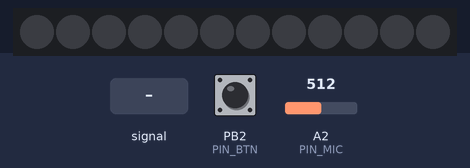
The program below on a simulated ATtiny85, built with avr-gcc and run on an emulated ATtiny85. On the bench: 12 RGB LEDs in strip order, left to right. Inputs (shaded band) come from the test bench; at power-on: A2 (PIN_MIC) = 512, PB2 (PIN_BTN) HIGH. Dim RGB values are drawn brighter than linear; EEPROM starts erased.

Above: at 2.2 s.
2.3 s: A2 (PIN_MIC) fed a 200 Hz sine of ±255 counts around its level
At 2.91 s:
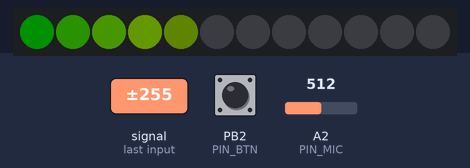
4.5 s: A2 (PIN_MIC) set to 900
At 5.8 s:
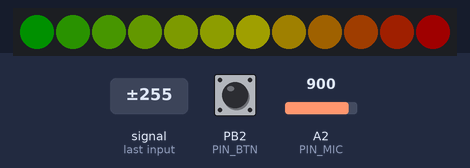
6.1 s: PB2 (PIN_BTN) pulled LOW for 0.15 s
At 6.25 s:
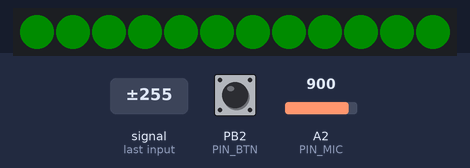
9.2 s: A2 (PIN_MIC) set to 716
At 10.5 s:
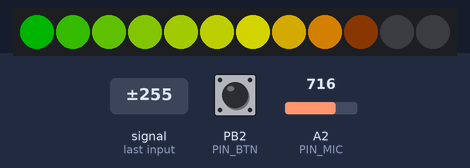
11.3 s: PB2 (PIN_BTN) pulled LOW for 1 s
At 12.5 s:
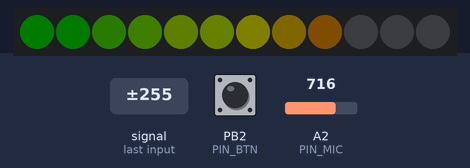
15.3 s: A2 (PIN_MIC) fed a 1000 Hz sine of ±255 counts around its level
At 16.38 s:
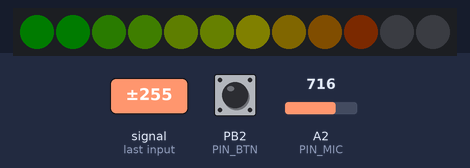
Timing chart, 0 to 17.8 s (numbered marks = the images above; inputs shaded):
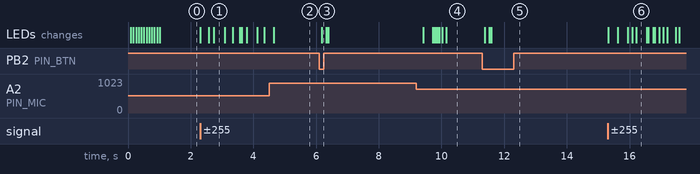

The program:

main.cpp
```cpp
// buildin
#include <Arduino.h>

// third-party

// private, local
#include "volumeter.h"
#include "debouncer.h"

/*------------Notes-----------*\
Credits: Modisch Fabrications


\*----------------------------*/

// --- statics, constants & defines

#ifdef ARDUINO_AVR_NANO
#pragma message "Enabling Serial for Debug Prints"
const bool USE_SERIAL = true;

const uint8_t N_LEDS = 6;
const uint8_t PIN_LEDS = 4;

#else
const bool USE_SERIAL = false;

const uint8_t N_LEDS = 12;
const uint8_t PIN_LEDS = 1;
#endif

const uint8_t PIN_BTN = 2;
const uint8_t PIN_MIC = A2;

const uint16_t DELAY_TO_SAVE_MS = (5 * 1000);
const uint32_t MAX_MILLIAMPS = 500;

// lower loop time reduces coupling but increases flickering
// use a bigger capacitor if possible
const uint8_t LOOPTIME_MS = 20;
const float AVG_FACTOR = 0.90f;

const float ADJUSTMENT_FACTOR = 1.9f;

Volumeter<PIN_LEDS, N_LEDS> volumeter(DELAY_TO_SAVE_MS, MAX_MILLIAMPS);

Debouncer debouncer;

// --- functions

uint16_t waveform_to_amplitude(uint16_t raw_waveform)
{
  /*
    MAX4466 has VCC/2 base level and rail-to-rail output
    Input: 512 +/- 512
    Output: 0..512

     5V   |    -----
          |   /     \
    2.5V  | --       -
          |           \
    0V    |            ----
          ___________________
  */

  // 17 - 127 = -110 -> 110/255 = 0.43

  return abs((int16_t)raw_waveform - 512);
}

/**
 * This is a simple and efficient trick to keep a rolling average.
 * Keep in mind that this is coupled to the execution time, make sure
 * to keep it predictable.
 * Smaller factors will lead to faster changes, normalize with time.
 *
 * */
uint8_t simple_avg(uint8_t new_value, float factor)
{
  static uint16_t last_value = 0;

  // rescale input to higher precision
  uint16_t scaled_new = (new_value << 8);

  // use uint16_t internally to keep high precision for small deltas
  uint16_t current_value = (last_value * factor) + ((1 - factor) * scaled_new);
  last_value = current_value;

  // scale back to lower precision
  return (current_value >> 8);
}

// --------------

void setup()
{
  // init hardware

  pinMode(PIN_BTN, INPUT_PULLUP);
  pinMode(PIN_MIC, INPUT_PULLUP);

  // init subcomponents

  if (USE_SERIAL)
  {
    Serial.begin(115200);
  }

  // all done
  volumeter.startup();
}

void loop()
{
  bool reading = (digitalRead(PIN_BTN) == LOW); // inverted (pullup)
  if (debouncer.read(reading) == Debouncer::STATE::ST_RISING)
  {
    volumeter.next_mode();
  }

  // you could increase speed *a lot* by triggering ADC-read via a HW-timer
  // or manually at the start of each loop after reading it's buffer
  // but being async will make unwanted overlap with output difficult
  uint16_t mic_reading = analogRead(PIN_MIC); // 512 +/- 512
  // rescale to stay inside defined boundaries
  uint8_t amplitude = waveform_to_amplitude(mic_reading) / 2; // 0..255
  uint8_t average_amplitude = simple_avg(amplitude, AVG_FACTOR);

  uint8_t scaled_average_amplitude = (ADJUSTMENT_FACTOR * average_amplitude);
  // detect (and fix) overflow
  if (scaled_average_amplitude < average_amplitude)
    scaled_average_amplitude = UINT8_MAX;

  if (USE_SERIAL)
  {
    Serial.print(amplitude);
    Serial.print(",");
    Serial.print(average_amplitude);
    Serial.print(",");
    Serial.print(scaled_average_amplitude);
    Serial.println();
  }

  volumeter.update(scaled_average_amplitude);

  // decouple output from input, both
  // are on the same supply and LED noise
  // can cause a feedback loop to the mic.
  // Also nice to keep a predictable execution
  // time for similar integration constants
  FastLED.delay(LOOPTIME_MS);
}
```

debouncer.h
```cpp
#pragma once

#include <Arduino.h>

const uint16_t DEF_DEBOUNCE_MS = 50;

class Debouncer
{
private:
    const uint16_t debounce_ms;

    uint32_t last_debounce = 0;
    bool last_state = false;
    bool current_state = false;

public:
    enum STATE
    {
        ST_LOW = -2,
        ST_RISING = -1,
        UNSTABLE = 0,
        ST_HIGH = 2,
        ST_FALLING = 1
    };

    Debouncer(uint16_t debounce_ms = DEF_DEBOUNCE_MS)
        : debounce_ms(debounce_ms)
    {
    }

    STATE read(bool reading)
    {
        uint32_t now = millis(); // unsigned long

        if (reading != last_state)
        {
            // recent change means it's still bouncing or somebody clicked
            // -> this reading can't be trusted
            last_debounce = now;
            //return false;
        }

        if ((now - last_debounce) > debounce_ms)
        {
            // value is old enough to be stable

            if (reading != current_state)
            {
                // this was a flank, act only once
                current_state = reading;

                if (current_state)
                {
                    return STATE::ST_RISING;
                }
                else
                {
                    return STATE::ST_FALLING;
                }
            }
            else
            {
                if (current_state)
                {
                    return STATE::ST_HIGH;
                }
                else
                {
                    return STATE::ST_LOW;
                }
            }
        }

        last_state = reading;

        return STATE::UNSTABLE;
    }
};
```

persistence.h
```cpp
#pragma once

#include <EEPROM.h>

#include "settings.h"

/**
 * EEPROM has around 100k writes per cell, so use them carefully!
 * It might be a good idea to switch to new cells with each revision.
 * ATtiny has 512 bytes EEPROM.
 *
 * TODO: Preserve EEPROM while programming -> EESAVE fuse
 * */
#define EEPROM_VERSION_ADDR 12
#define EEPROM_SETTINGS_ADDR 20

// change with each design iteration to prevent EEPROM inconsistency
// the chance that a random combination is a match is very low
const uint8_t version = 2;

// -----------

/**
 * save settings to EEPROM for persistent storage
 * TODO: check if convenience features actually use 2 bytes as before
 * */
void save_settings(Settings settings)
{
  EEPROM.put(EEPROM_VERSION_ADDR, version);
  EEPROM.put(EEPROM_SETTINGS_ADDR, settings);
}

/**
 * load settings from EEPROM, this will reset and return default values for
 * corrupted, outdated or missing settings.
 * */
Settings load_settings()
{
  uint8_t saved_version;
  EEPROM.get(EEPROM_VERSION_ADDR, saved_version);

  if (saved_version != version)
  {
    // save new settings, updates version
    Settings defaults = {Settings::BRIGHTNESS::MIDDLE_BR};
    save_settings(defaults);

    return defaults;
  }

  // content should be correct, return it
  Settings settings;
  EEPROM.get(EEPROM_SETTINGS_ADDR, settings);

  return settings;
}
```

volumeter.h
```cpp
#pragma once

#define FASTLED_INTERNAL // disable pragma message
#include <FastLED.h>

#include "settings.h"
#include "persistence.h"

// --- constants

const bool VERBOSE = true;
const uint16_t t_default_flash_duration = (1 * 200);

const CRGB C_OK = CRGB::Green;
const CRGB C_WARN = CRGB::Yellow;
const CRGB C_CRIT = CRGB::Red;

/**
 * Display the current input value on connected RGB-LEDs.
 *
 * delayed persistence, mode is written to storage after "delay_to_save".
 * display is driven by input-events, no internal timer usage.
 *
 * Timing is done with each reading, as there is nothing that needs
 * a finer resolution. This makes `tick()` obsolete.
 *
 * This implementation will try to ignore all mistakes. It can't
 * really throw any exceptions as these would crash this device.
 *
 * VERBOSE:
 * - sweep on start
 * - blink green with mode change
 * - blink green twice to confirm selection
 * */

template <uint8_t PIN_LEDS, uint16_t N_LEDS>
class Volumeter
{
private:
    Settings settings;

    CRGB leds[N_LEDS];

    // "delayed persistence"
    const uint16_t delay_to_save_ms; // uint16_t = max 65s (to prevent dataloss)
    typedef unsigned long TIMESTAMP;
    TIMESTAMP t_next_savepoint = 0;

    /**
     * scroll bar to show power is connected and all LEDs work
     * */
    void hello_power(uint16_t t_animation_ms)
    {
        for (uint8_t i = 0; i < N_LEDS; i++)
        {
            leds[i] = CRGB::White;
            FastLED.show();
            delay(t_animation_ms / N_LEDS); // 1 second for whole bar
            leds[i] = CRGB::Black;
        }
    }

    /**
     * update brightness, update persistence timer
     * */
    void apply_settings(Settings &new_settings, bool persistent = true)
    {
        // no need to change anything
        if (this->settings == new_settings)
            return;

        if (new_settings.brightness != this->settings.brightness)
        {
            FastLED.setBrightness(new_settings.brightness);
            // immediately show new brightness
            FastLED.show();
        }

        if (persistent)
        {
            // set "moving" timer to save as soon as user is done
            this->t_next_savepoint = (millis() + delay_to_save_ms);
        }

        // reset for new run
        this->settings = new_settings;
    }

    /**
     * save to EEPROM if timer has passed
     *
     * TODO: roll-over protection
     * */
    void try_save_checkpoint()
    {
        // TODO: is this safe with overflowing values (> 1 day)?
        if (this->t_next_savepoint != 0 && millis() >= this->t_next_savepoint)
        {
            save_settings(this->settings);
            this->t_next_savepoint = 0;

            if (VERBOSE)
            {
                // once: button pressed
                // twice: confirmed and saved
                flash(CRGB::DarkGreen);
                flash(CRGB::DarkGreen);
            }
        }
    }

    uint8_t decimals_to_intensity(float value, uint8_t i)
    {
        uint8_t lower_bound = floor(value);

        /*
        Remember that "i" is an index and "value" a number, always subtract 1
        x = 1.75:   0 = 255, 1 = 0.75*255, 3 = 0  (one LED on, one at 3/4)
        x = 1   :   0 = 255, 1 = 0
        */

        // all LEDs lower than lower bound are 1, all higher than upper 0
        if (i < lower_bound)
            return 255;
        else if (i == lower_bound) // this will be skipped with real ints
        {
            uint8_t decimals = fmod(value, 1) * UINT8_MAX; // fmod is % for floats
            return decimals;
        }
        else //if (i > lower_bound)
            return 0;
    }

    /**
     * write level to LEDs, input_level is full range of uint8_t
     *
     * The color is determined by the position on the stripe and is independent
     * of the current input_level.
     *
     * Only the amplitude is determined by the input level.
     * Decimals are shown as partial brightness of the last LED.
     *
     * */
    void display_level(uint8_t input_level)
    {
        float relative_level = 1.0f * input_level / UINT8_MAX;
        float n_on = (N_LEDS * relative_level);

        // three way lerp
        fill_gradient_RGB(leds, N_LEDS, C_OK, C_WARN, C_CRIT);

        // set intensity for individual leds
        for (uint8_t i = 0; i < N_LEDS; i++)
        {
            uint8_t current_intensity = decimals_to_intensity(n_on, i);
            // scale by brightness, OFF should always be black
            // simple multiplication did not work, no idea why
            leds[i].nscale8(current_intensity);
        }

        FastLED.show();
    }

public:
    /**
     * do everything thats's okay "outside of time"
     * */
    Volumeter(const uint16_t delay_to_save_ms, uint32_t max_milliamps = 1000) : delay_to_save_ms(delay_to_save_ms)
    {
        pinMode(PIN_LEDS, OUTPUT);

        FastLED.addLeds<WS2812B, PIN_LEDS, GRB>(this->leds, N_LEDS);
        // set powerlimit to 5v, 1000mA (Fuse size)
        FastLED.setMaxPowerInVoltsAndMilliamps(5, max_milliamps);
    }

    /**
     * Load settings and show readiness.
     *
     * loads settings from persistent storage
     * */
    void startup()
    {
        if (VERBOSE)
        {
            // show first to decouple from settings
            hello_power(1 * 1000);
        }

        Settings persistent_settings = load_settings();
        apply_settings(persistent_settings, false); // no need to save back
    }

    /**
     * quick flash to signal something.
     * Designed for debug use.
     * */
    void flash(CRGB color, uint16_t duration = t_default_flash_duration)
    {
        // decrease to prevent burning out your eyes while debugging
        uint8_t prev_brightness = FastLED.getBrightness();
        FastLED.setBrightness(32);

        fill_solid(this->leds, N_LEDS, color);
        FastLED.show();

        // This could actually delay() but it's not much more difficult
        // to do it async and clean.
        // this->t_lock_output_until = (millis() + duration);

        delay(duration * 3 / 4);

        // reset everything possible
        FastLED.setBrightness(prev_brightness);
        fill_solid(this->leds, N_LEDS, CRGB::Black); // restore previous?
        FastLED.show();

        // make sure that OFF is visible in every situation
        delay(duration * 1 / 4);

        // full reset with values is happening on next reading(display_level)
    }

    /**
     * cycle brightness
     * */
    void next_mode()
    {
        if (VERBOSE)
        {
            flash(CRGB::DarkGreen);
        }

        Settings new_settings;

        // try switching brightness first
        if (this->settings.brightness == Settings::BRIGHTNESS::LOW_BR)
        {
            new_settings = {Settings::BRIGHTNESS::MIDDLE_BR};
        }
        else if (this->settings.brightness == Settings::BRIGHTNESS::MIDDLE_BR)
        {
            new_settings = {Settings::BRIGHTNESS::HIGH_BR};
        } /*
        else if (this->settings.brightness == Settings::BRIGHTNESS::HIGH_BR)
        {
            new_settings = {Settings::BRIGHTNESS::ULTRA_BR};
        }*/
        else
        {
            new_settings = {Settings::BRIGHTNESS::LOW_BR};
        }

        apply_settings(new_settings);
    }

    /**
     * call repeatedly from main loop to animate, manage background-timings
     * */
    void update(uint8_t level)
    {
        // no old levels needed

        display_level(level);

        // manage timings
        try_save_checkpoint();
    }

    // tick()? -> overkill for uncritical checkpoints
};
```

settings.h
```cpp
#pragma once

struct Settings
{
  // directly used as global brightness modifier
  enum BRIGHTNESS : uint8_t
  {
    LOW_BR = 5,
    MIDDLE_BR = 31,
    HIGH_BR = 127,
    //ULTRA_BR = 255
  };

  BRIGHTNESS brightness;

  bool operator==(const Settings &s2)
  {
    return (this->brightness == s2.brightness);
  }
};
```

Measured:
- after the input at 2.3 s, the LEDs: first change at once (image 1 shows a later state)
- after the input at 4.5 s, the LEDs: change after 0.14 s (image 2)
- after the input at 6.1 s, the LEDs: change after 0.08 s (image 3)
- after the input at 11.3 s, the LEDs: first differ from a run without the input after 0.28 s (image 5)
- after the input at 15.3 s, the LEDs: first change at once (image 6 shows a later state)
